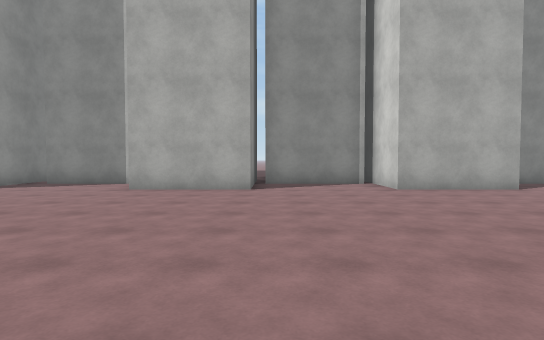
view 1 (above)

23 first-person views from a walk through a scene from a Unity 3-D project. The camera is 1.4 m above the floor, tilts 2° down and sees 80° across. The floor is counted in squares, 2 m on a side. Each view is taken from the middle of a square. On the plan, view 1 faces up. The plan holds only what a view shows up to about 10 squares ahead; the rest is blank. The place goes on beyond the plan. Some surface patterns are stand-ins.

view 2
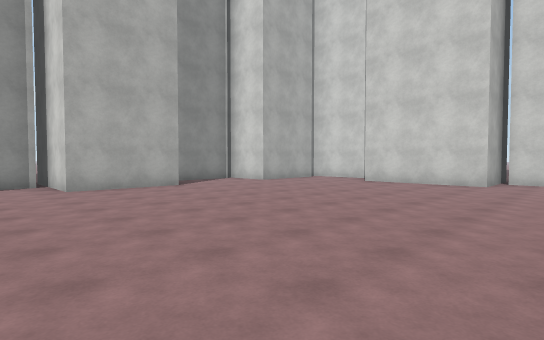

view 3
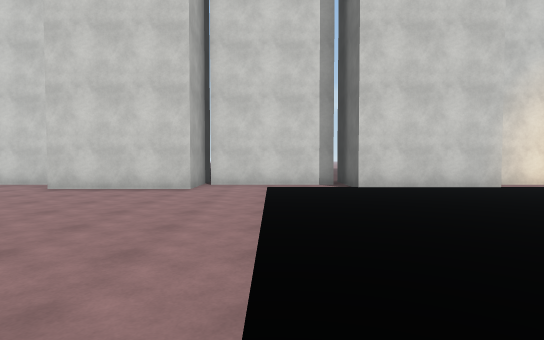

view 4
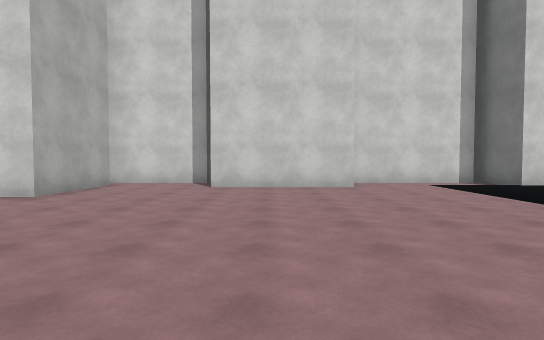

view 5
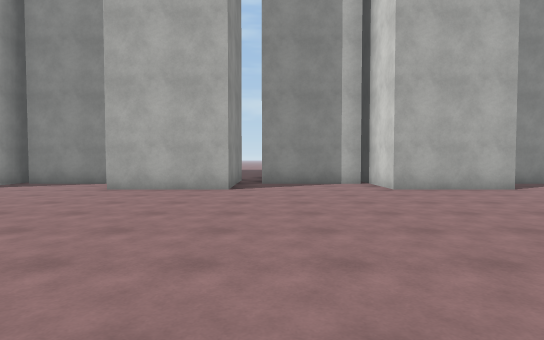

view 6
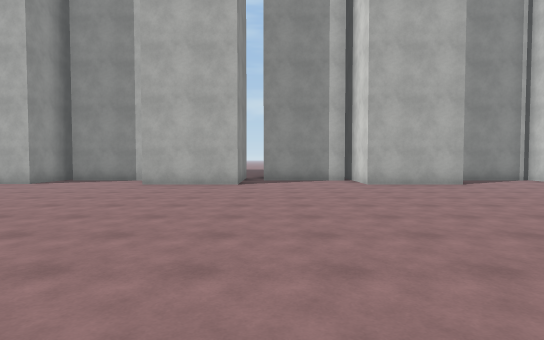

view 7
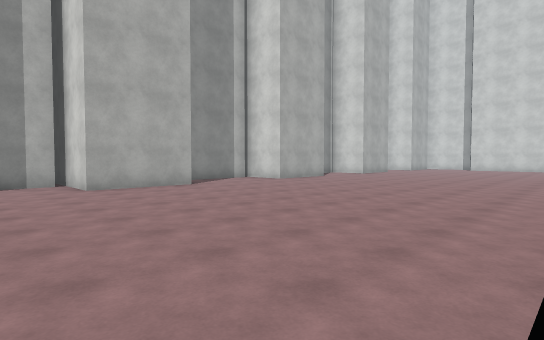

view 8
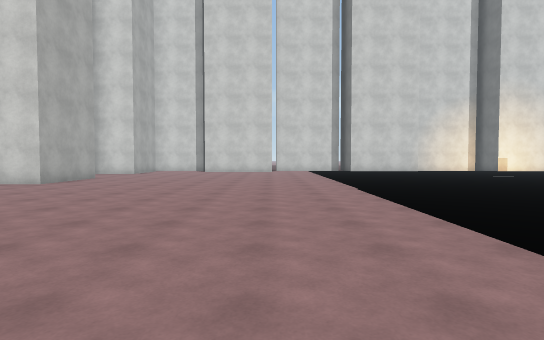

view 9
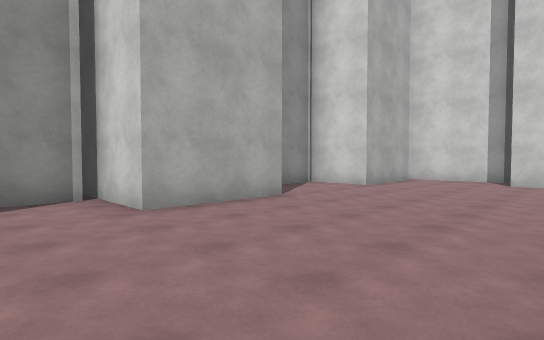

view 10
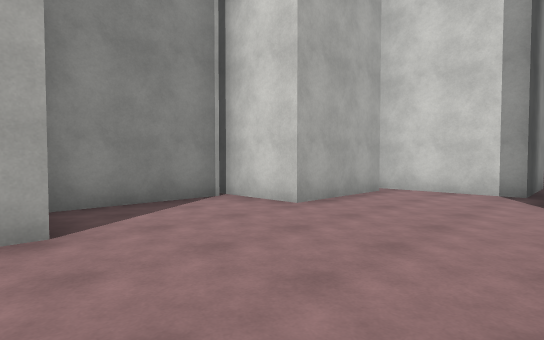

view 11
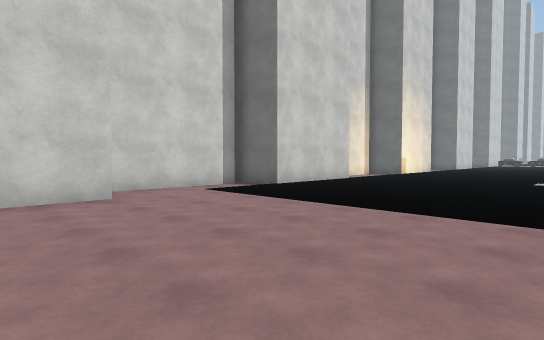

view 12
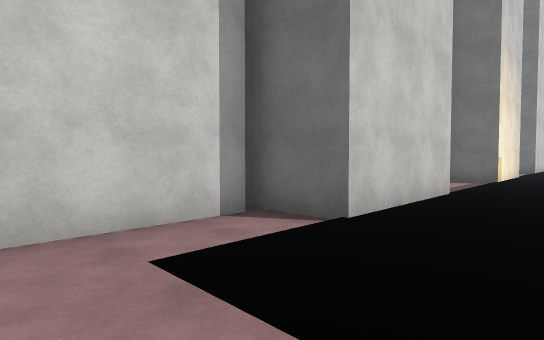

view 13
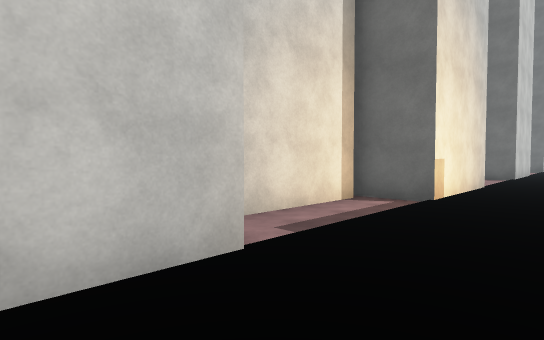

view 14
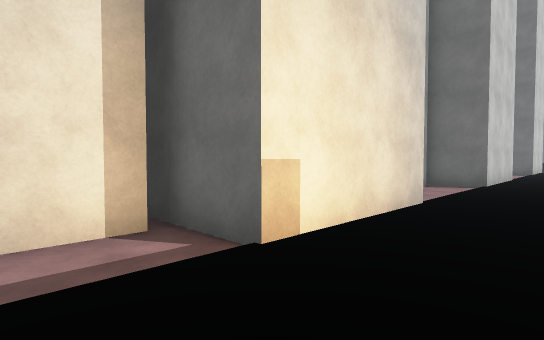

view 15
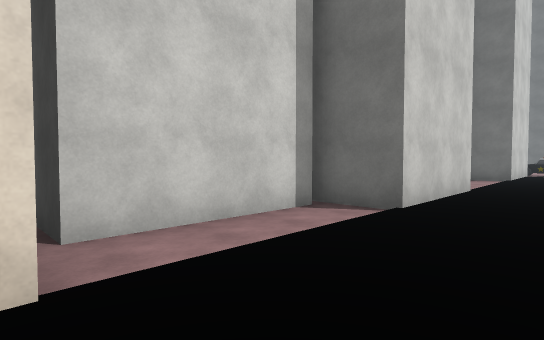

view 16
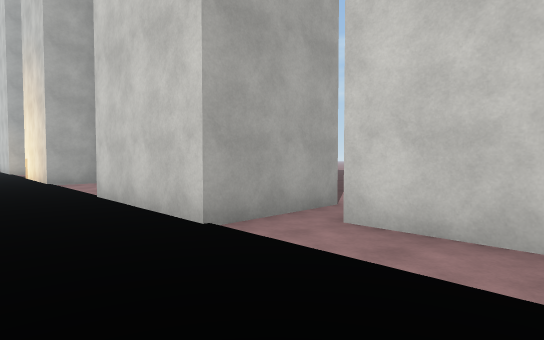

view 17
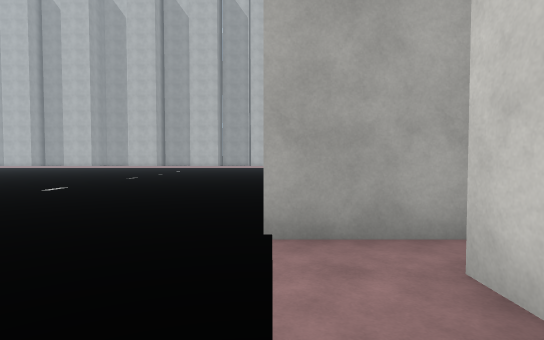

view 18
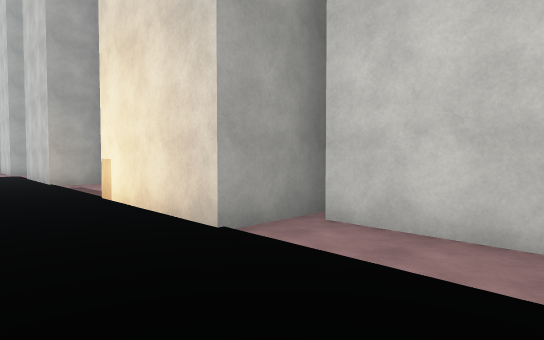

view 19
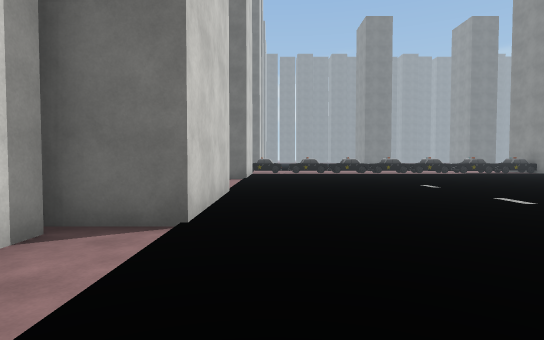

view 20
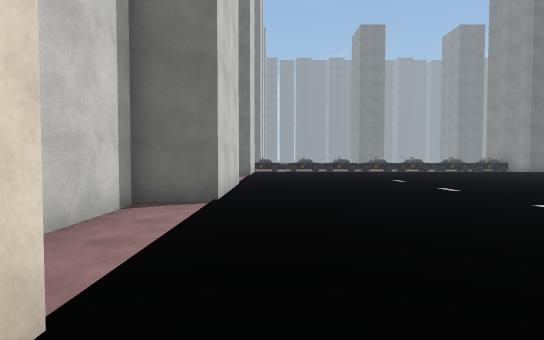

view 21
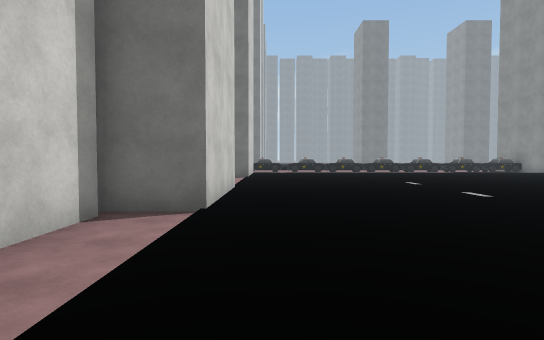

view 22
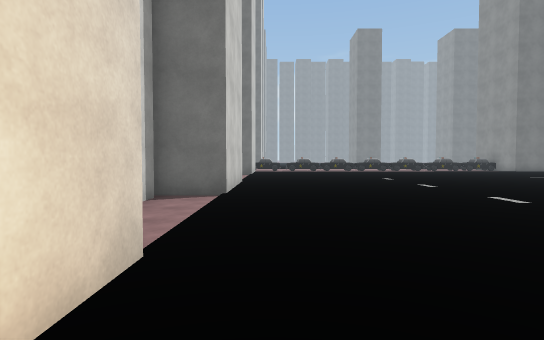

view 23
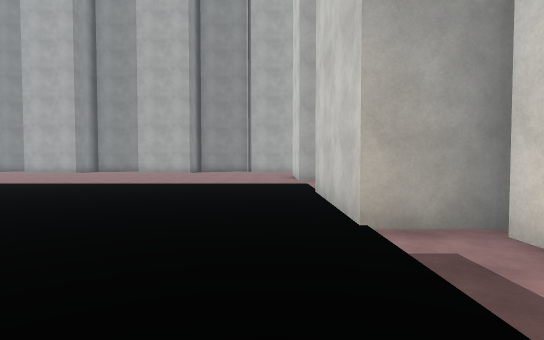

### Floor plan
Points are (right, up) in squares from view 1. A wall is a line through its corners. A room is listed if a view was taken in it or the views show most of it. See-through windows are left out.
Room 1 (views 1, 2, 3, 4, 5, 6, 7, 8, 9, 10, 11, 12, 13, 14, 15, 16, 17, 18, 19, 20, 21, 22, 23)
walls: (12.3, -10.5) (12.3, -6.9); (12.5, -6.6) (10.9, -6.6) (10.9, -3.1) (13, -3.1); (12.3, -2.9) (12.3, 0.8); (12.9, -14.3) (10.9, -14.3) (10.9, -10.8) (13.1, -10.8); (12.3, -18.2) (12.3, -14.7); (13.1, 1) (10.9, 1) (10.9, 4.5); (5.6, 7.3) (2.9, 7.3) (2.9, 10.6); (2.6, 9) (-0.2, 9); (-3.5, 9) (-6.4, 9); (-0.5, 9.5) (-0.5, 7.3) (-3.2, 7.3) (-3.2, 10); (13.5, -22) (10.9, -22) (10.9, -18.5) (12.6, -18.5); (13.5, 4.9) (12.3, 4.9) (12.3, 7.6); (8.6, 9) (5.9, 9); (12.3, -24.8) (12.3, -22.9); (11.8, 7.3) (8.9, 7.3) (8.9, 9.5); (-7, 10) (-7, 7.3) (-9.7, 7.3) (-9.7, 10.5); (-10, 9) (-12.5, 9)

Positions as (right, up) in squares from view 1, and headings:
1: (0, 0), facing up
2: (1, -1), facing up-right
3: (3, -1), facing right
4: (3, 3), facing right
5: (-6, 0), facing up
6: (-6, -2), facing up
7: (-12, -1), facing up-right
8: (-6, 1), facing right
9: (1, 3), facing up-right
10: (5, 4), facing up-right
11: (5, 3), facing down-right
12: (9, 0), facing down-right
13: (9, -5), facing down-right
14: (9, -9), facing down-right
15: (9, -14), facing down-right
16: (9, -25), facing up-right
17: (11, -25), facing up
18: (9, -17), facing up-right
19: (10, -15), facing down
20: (10, -13), facing down
21: (10, -14), facing down
22: (10, -12), facing down
23: (10, -10), facing up
